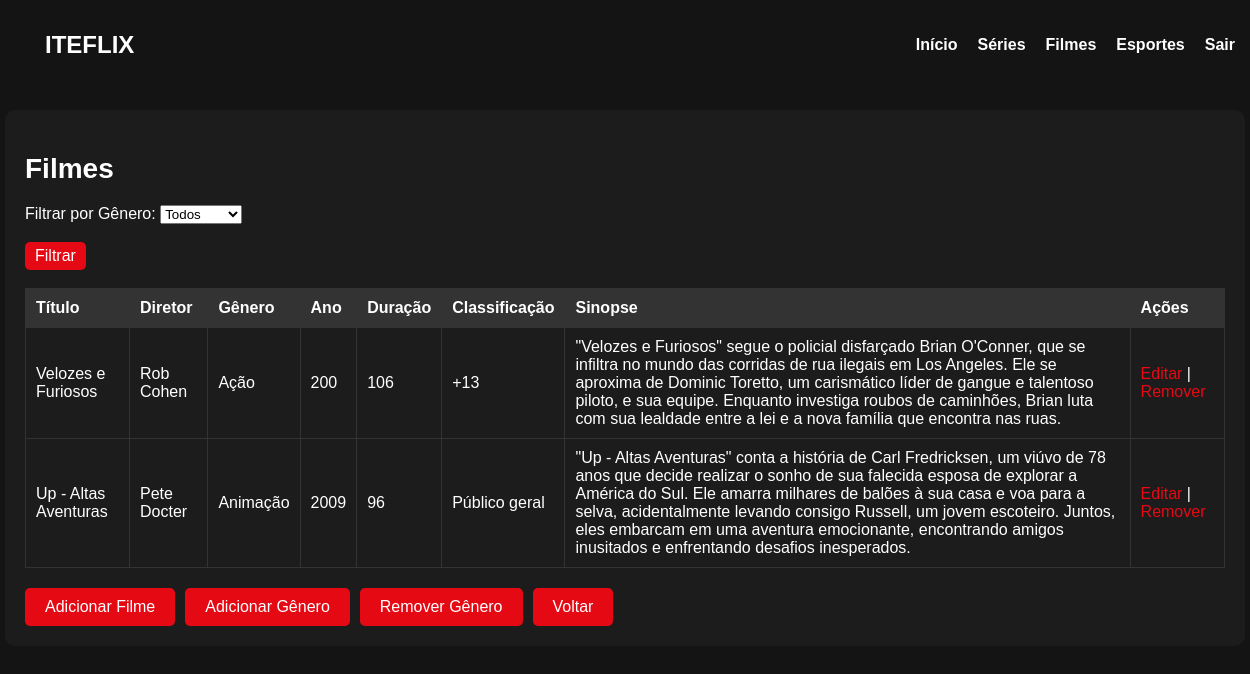
The app's page /filmes/filmes.php with its own data.
### tables this page shows
CREATE TABLE `filmes` (
  `id_filmes` int(11) NOT NULL,
  `titulo` varchar(255) DEFAULT NULL,
  `diretor` varchar(255) DEFAULT NULL,
  `ano` int(11) DEFAULT NULL,
  `duracao` int(11) DEFAULT NULL,
  `classificacao` varchar(50) DEFAULT NULL,
  `sinopse` text DEFAULT NULL,
  `genero_id` int(11) NOT NULL
);

CREATE TABLE `genero` (
  `id_genero` int(11) NOT NULL,
  `nome` varchar(255) DEFAULT NULL
);

### filmes/filmes.php (the view, shortened to what this page needs)
<?php
include '../conexao.php';
$sql = "SELECT filmes.*, genero.nome as genero_nome FROM filmes
        JOIN genero ON filmes.genero_id = genero.id_genero";
$result = $conn->query($sql);
?>
<!DOCTYPE html>
<html lang="pt-br">
<head>
</head>
<body>
    <header>
        <div class="navbar">
            <div class="logo">ITEFLIX</div>
            <nav>
                <ul>
                    <li><a href="../dashboard.php">Início</a></li>
                    <li><a href="../series/series.php">Séries</a></li>
                    <li><a href="filmes.php">Filmes</a></li>
                    <li><a href="../esportes/esportes.php">Esportes</a></li>
                    <li><a href="../seguranca/sair.php">Sair</a></li>
                </ul>
            </nav>
        </div>
    </header>
    <section class="content">
        <h2>Filmes</h2>
        <form action="filmes.php" method="GET">
            <label for="genero">Filtrar por Gênero:</label>
            <select name="genero" id="genero">
                <option value="todos">Todos</option>
            </select>
            <br></br>
            <button type="submit" class="button-filtrar">Filtrar</button>
            <br></br>
        </form>
        <table>
            <thead>
                <tr>
                    <th>Título</th>
                    <th>Diretor</th>
                    <th>Gênero</th>
                    <th>Ano</th>
                    <th>Duração</th>
                    <th>Classificação</th>
                    <th>Sinopse</th>
                    <th>Ações</th>
                </tr>
            </thead>
            <tbody>
                <?php
                if ($result->num_rows > 0) {
                    while ($row = $result->fetch_assoc()) {
                        echo "<tr>";
                        echo "<td>" . ($row['titulo']) . "</td>";
                        echo "<td>" . ($row['diretor']) . "</td>";
                        echo "<td>" . ($row['genero_nome']) . "</td>";
                        echo "<td>" . ($row['ano']) . "</td>";
                        echo "<td>" . ($row['duracao']) . "</td>";
                        echo "<td>" . ($row['classificacao']) . "</td>";
                        echo "<td>" . ($row['sinopse']) . "</td>";
                        echo "<td><a href='editar_filme.php?id=" . $row['id_filmes'] . "'>Editar</a> | <a href='remover_filme.php?id=" . $row['id_filmes'] . "'>Remover</a></td>";
                        echo "</tr>";
                    }
                } else {
                    echo "<tr><td colspan='8'>Nenhum filme encontrado</td></tr>";
                }
                ?>
            </tbody>
        </table>
        <div class="button-container">
            <a href="adicionar_filme.php"><button>Adicionar Filme</button></a>
            <a href="adicionar_genero.php"><button>Adicionar Gênero</button></a>
            <a href="remover_genero.php"><button>Remover Gênero</button></a>
            <a href="../dashboard.php"><button>Voltar</button></a>
        </div>
    </section>
</body>
</html>

### filmes/filmes.php (style rules this page uses)
body { font-family: Arial, sans-serif; background-color: #141414; color: #ffffff; margin: 0; padding: 0; overflow-x: hidden; }
header { background-color: #141414; padding: 20px; width: 100%; z-index: 1000; }
.navbar { display: flex; justify-content: space-between; align-items: center; max-width: 1200px; margin: 0 auto; }
.logo { font-size: 24px; font-weight: bold; }
nav ul { display: flex; list-style: none; padding: 0; }
nav ul li { margin: 0 10px; }
nav ul li a { text-decoration: none; color: #ffffff; font-weight: bold; }
.content { padding: 20px; max-width: 1200px; margin: 20px auto; background-color: #1c1c1c; border-radius: 10px; }
.content h2 { font-size: 28px; margin-bottom: 20px; }
table { width: 100%; border-collapse: collapse; margin-bottom: 20px; }
table, th, td { border: 1px solid #333; }
th, td { padding: 10px; text-align: left; }
th { background-color: #333; }
a { color: #e50914; text-decoration: none; }
button { background-color: #e50914; border: none; padding: 10px 20px; color: #ffffff; font-size: 16px; cursor: pointer; border-radius: 5px; }
.button-container { display: flex; gap: 10px; align-items: center; }
.button-filtrar { padding: 5px 10px; }

### records on screen
filmes: titulo "Velozes e Furiosos", diretor "Rob Cohen", genero.nome "Ação", ano "200", duracao "106", classificacao "+13", sinopse "\"Velozes e Furiosos\" segue o policial disfarçado Brian O'Conner, que se infiltra no mundo das corridas de rua ilegais em Los Angeles. Ele se aproxima de Dominic Toretto, um carismático líder de gangue e talentoso piloto, e sua equipe. Enquanto investiga roubos de caminhões, Brian luta com sua lealdade entre a lei e a nova família que encontra nas ruas."
filmes: titulo "Up - Altas Aventuras", diretor "Pete Docter", genero.nome "Animação", ano "2009", duracao "96", classificacao "Público geral", sinopse "\"Up - Altas Aventuras\" conta a história de Carl Fredricksen, um viúvo de 78 anos que decide realizar o sonho de sua falecida esposa de explorar a América do Sul. Ele amarra milhares de balões à sua casa e voa para a selva, acidentalmente levando consigo Russell, um jovem escoteiro. Juntos, eles embarcam em uma aventura emocionante, encontrando amigos inusitados e enfrentando desafios inesperados."
